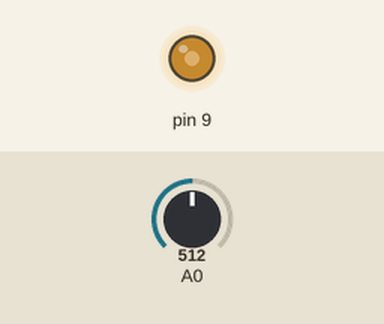
This sketch was run on a simulated Arduino Uno, built with avr-gcc and run on an emulated ATmega328P. Shown: output pins drawn as LEDs (lit = HIGH). Inputs (shaded band) come from the test bench; at power-on: A0 = 512.

Above: at 1.2 s.
1.3 s: A0 set to 716
At 2.4 s:
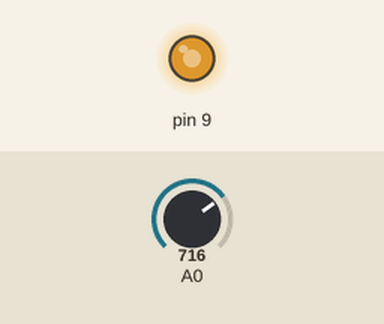
2.8 s: A0 set to 900
At 3.5 s:
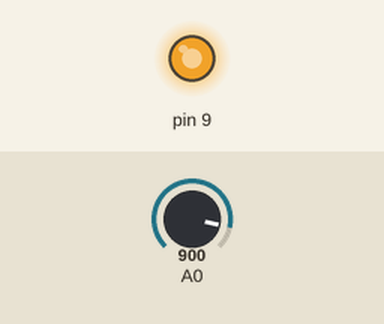
4.3 s: A0 set to 122
At 4.6 s:
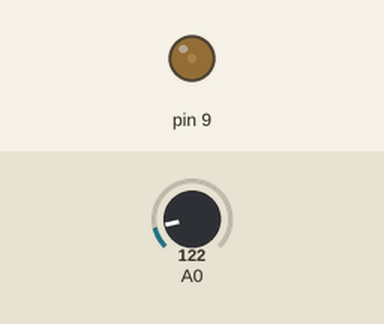
5.8 s: A0 set to 0
At 7.0 s:
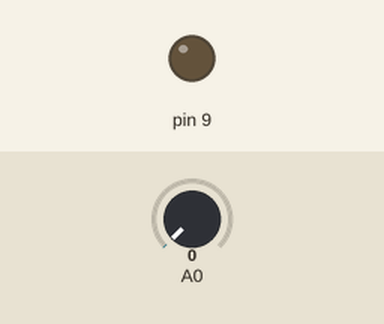
7.3 s: A0 set to 511
At 8.1 s:
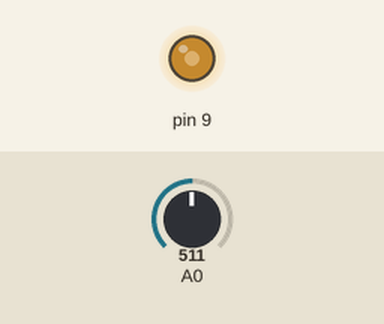
Timing chart, 0 to 9.8 s (numbered marks = the images above; inputs shaded):
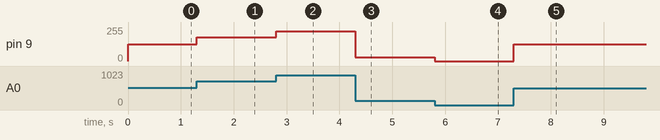

Measured:
- after the input at 1.3 s, pin 9: 127/255 → 178/255 at once
- after the input at 2.8 s, pin 9: 178/255 → 224/255 at once
- after the input at 4.3 s, pin 9: 224/255 → 30/255 at once
- after the input at 5.8 s, pin 9: 30/255 → 0/255 at once
- after the input at 7.3 s, pin 9: 0/255 → 127/255 at once

The sketch:

_Snake__chaser_pattern.ino
```cpp
void setup() {

}
 int lightLevel = analogRead(0);
void loop() {
  lightLevel = analogRead(0);
  lightLevel = map(lightLevel, 0, 1023, 0, 255);
  lightLevel = constrain(lightLevel, 0, 255);
  analogWrite(9, lightLevel);
}
```
